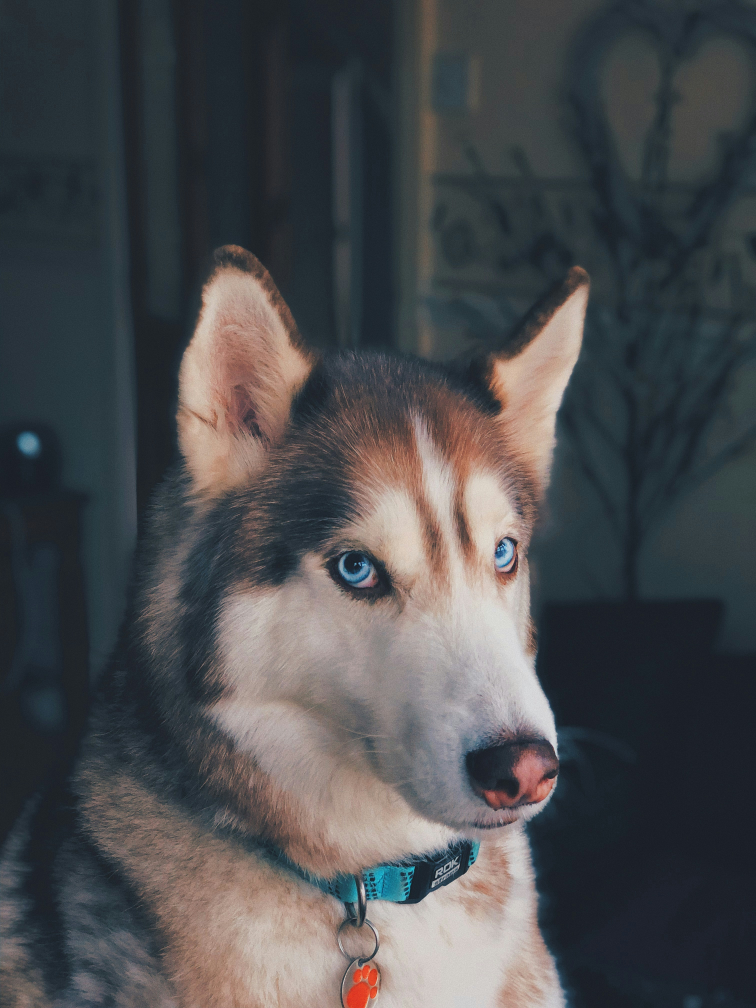
#> input picture assets/dog.jpg, 3024 x 4032 px, found by its file name (shown at 1/4 size)
$ python contours.py
#> lines starting #> are read from the running program, lines starting #| are printed output that depends on the picture; after the words box and inside, x2 and y2 are one past the last pixel; in counts of white or black regions, pixels touching at a corner belong together
import cv2
import numpy as np

img = cv2.resize(cv2.imread("./assets/dog.jpg"), (0, 0), fx=0.3, fy=0.2)
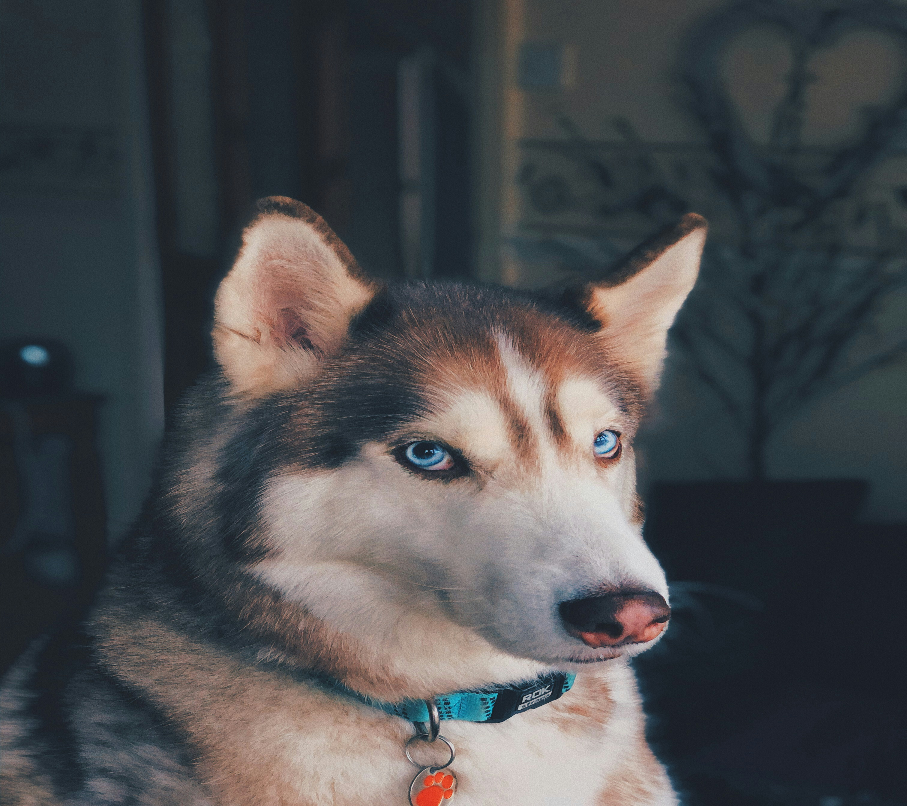
#> img: shape (806, 907, 3); mean B, G, R 78.8, 76.3, 75.2
blank = np.zeros(img.shape, dtype="uint8")
cv2.imshow('blank', blank)

cv2.imshow("Cats", img)

gray = cv2.cvtColor(img, cv2.COLOR_BGR2GRAY)
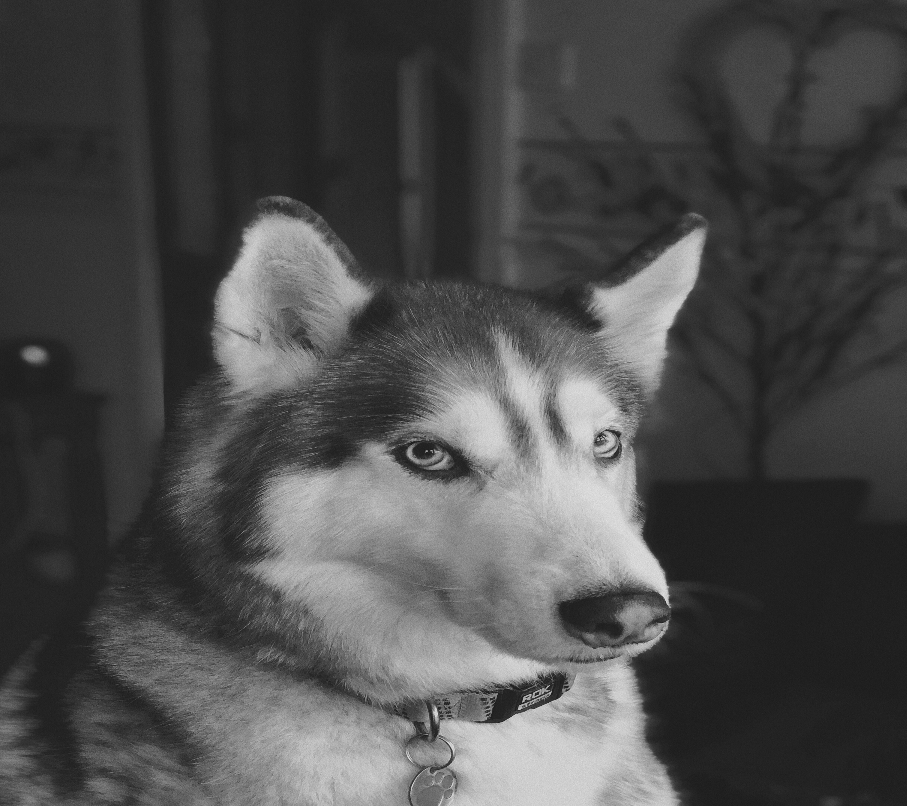
#> gray: shape (806, 907); min 26, max 226, mean 76.2

cv2.imshow('Gray', gray)

blur = cv2.GaussianBlur(gray, (5, 5), cv2.BORDER_DEFAULT)

canny = cv2.Canny(blur, 125, 175)
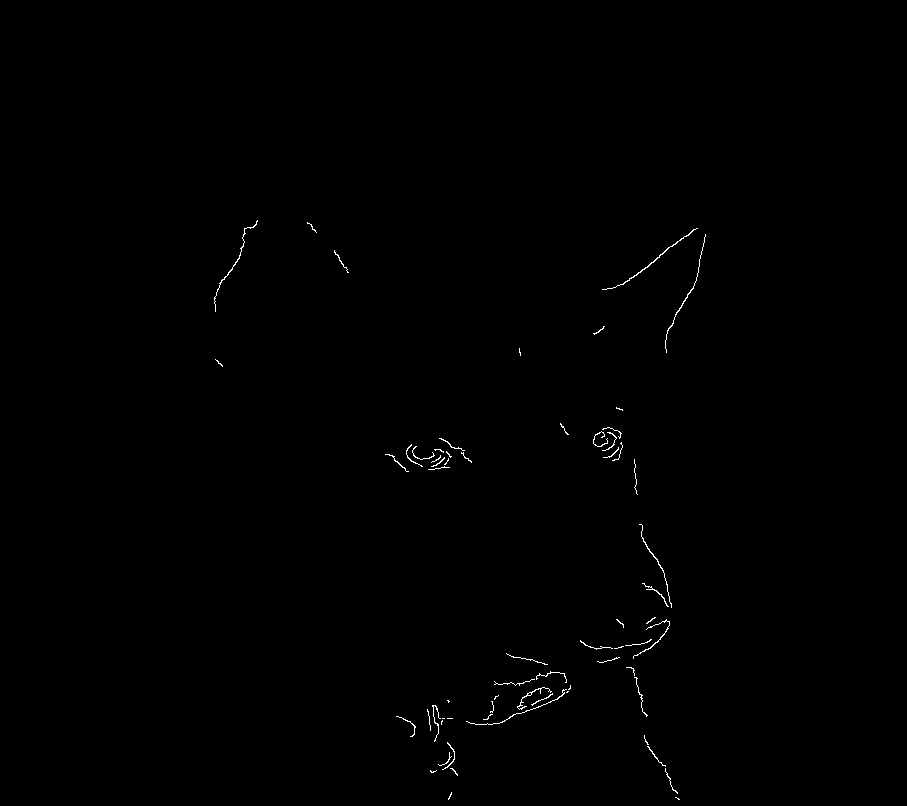
#> canny: shape (806, 907); 0.31% white in thin lines or dots, all inside (x1, y1, x2, y2) = (214, 220, 706, 800)
cv2.imshow('Canny edges', canny)


contours, hierarchies = cv2.findContours(canny, cv2.RETR_LIST, cv2.CHAIN_APPROX_SIMPLE) # CHAIN_APPROX_NONE
#> contours = 66 contours, 60 with area under 20; largest, box (x1, y1, x2, y2) and area: (602, 228, 698, 290) 50, (214, 220, 258, 312) 30, (517, 687, 552, 710) 26, (633, 619, 670, 659) 25, (665, 234, 706, 353) 24, (639, 524, 672, 608) 23

print(len(contours))
#| 66

#> (the run stopped early here; a loop or call above may not have finished)

$ run again, with assets/soccer_practice.jpg copied over assets/dog.jpg
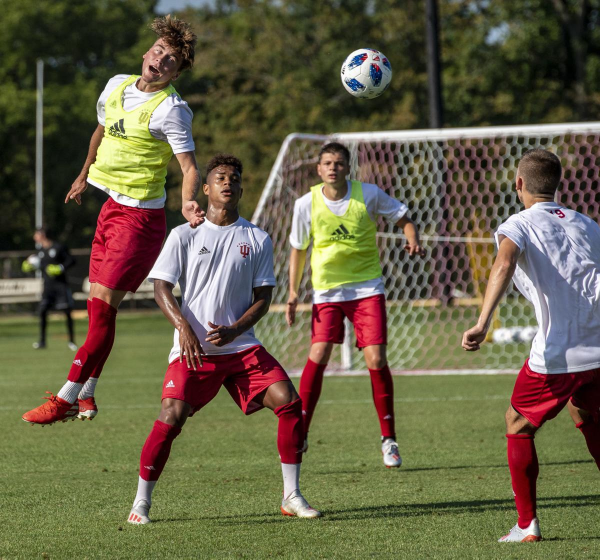
#> input picture assets/soccer_practice.jpg, 1200 x 1119 px, found by its file name (shown at 1/2 size)
#> `blur = cv2.GaussianBlur(gray, (5, 5), cv2.BORDER_DEFAULT)`:
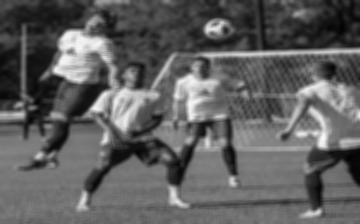
#> blur: shape (224, 360); min 3, max 248, mean 95.1
#> `canny = cv2.Canny(blur, 125, 175)`:
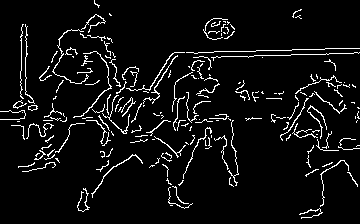
#> canny: shape (224, 360); 6.1% white in thin lines or dots
#> contours = 196 contours, 185 with area under 20; largest, box (x1, y1, x2, y2) and area: (91, 154, 143, 198) 40, (73, 51, 112, 118) 34, (28, 105, 38, 111) 34, (143, 55, 178, 104) 32, (28, 105, 37, 111) 30
#| 196
